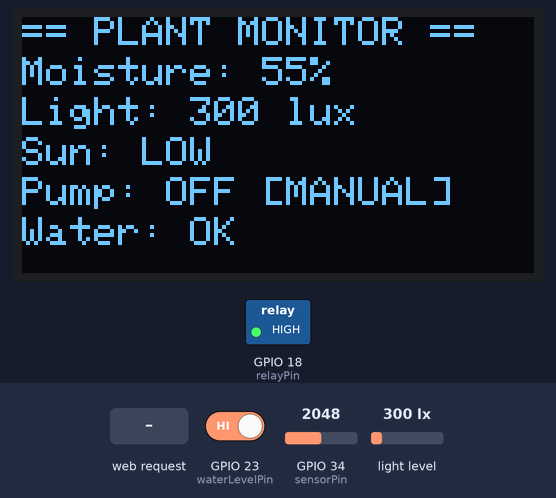
Recording of a sketch running on a simulated ESP32. Shown: 128×64 one-colour display, switched loads named in the sketch (green lamp = pin HIGH). The inputs (shaded band) are chosen by the test bench; at power-on: light level 300 lx, GPIO 34 (sensorPin) = 2048, GPIO 23 (waterLevelPin) HIGH. WiFi joins after 1.5 s; servers stay silent unless stated; a WiFi scan finds three made-up networks; what the sketch prints to the serial monitor is not drawn.

Above: at 4.8 s.
4.9 s: HTTP request GET /toggle received
At 6.4 s:
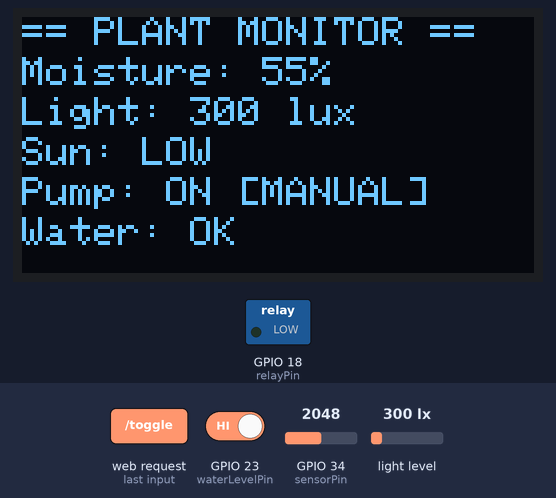
7.2 s: light level set to 980 lx
At 9.0 s:
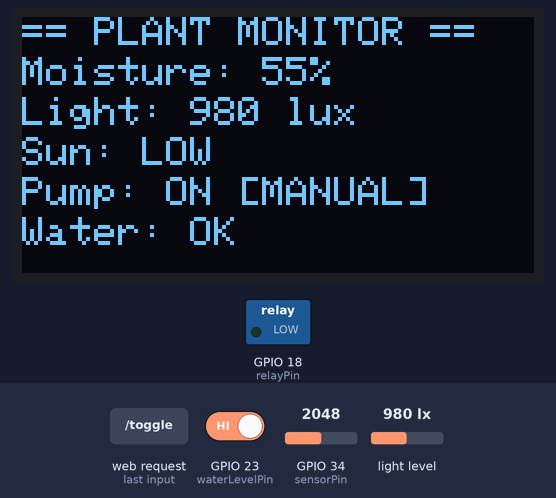
9.3 s: light level set to 1025 lx
At 10.9 s:
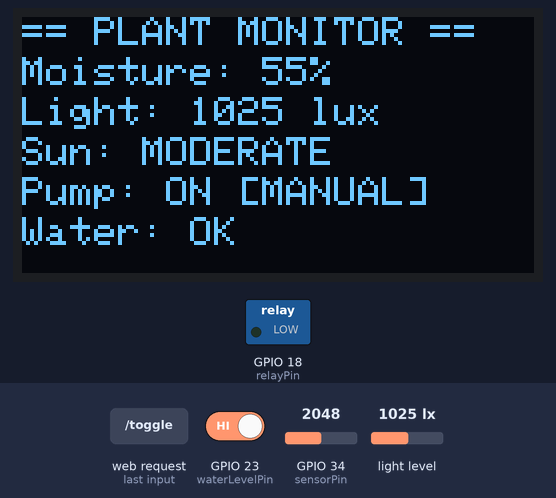
11.4 s: HTTP request GET /mode received
At 12.6 s:
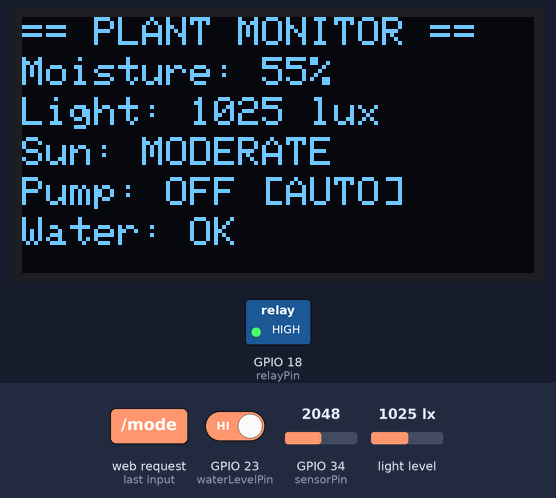
13.4 s: GPIO 34 (sensorPin) set to 2173
At 14.3 s:
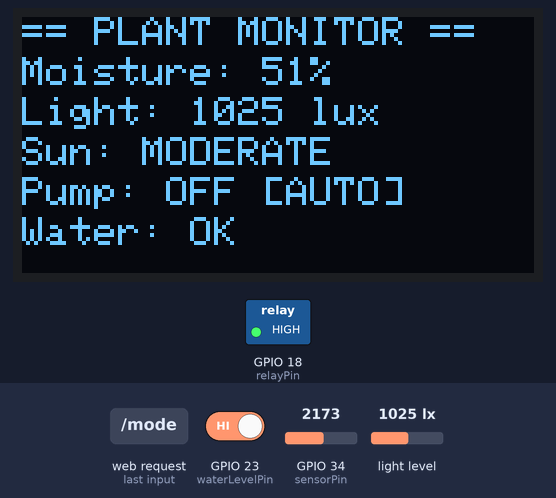
15.5 s: GPIO 34 (sensorPin) set to 2248
At 16.9 s:
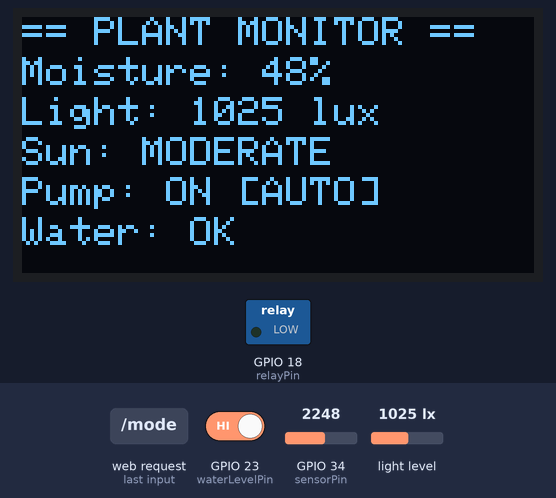
Timing chart, 0 to 18.6 s (numbered marks = the images above; inputs shaded):
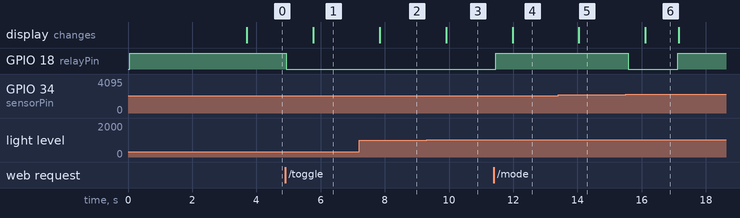

Measured:
- the behaviour switches between 999 and 1000 lx on light level (found by bisection; images 2 and 3)
- the behaviour switches between 2200 and 2201 on GPIO 34 (sensorPin) (found by bisection; images 5 and 6)
- after the input at 4.9 s, GPIO 18 (relayPin): HIGH → LOW at once; the display: changes after 0.87 s (image 1)
- after the input at 7.2 s, the display: changes after 0.64 s (image 2)
- after the input at 9.3 s, the display: changes after 0.61 s (image 3)
- after the input at 11.4 s, GPIO 18 (relayPin): LOW → HIGH after 0.05 s; the display: changes after 0.58 s (image 4)
- after the input at 13.4 s, the display: changes after 0.65 s (image 5)
- after the input at 15.5 s, GPIO 18 (relayPin): HIGH → LOW after 0.09 s, → HIGH 1.5 s later; the display: changes after 0.62 s (image 6)

The sketch:

Plant_Watering_System.ino
```cpp
#include <WiFi.h>
#include <WebServer.h>
#include <Wire.h>
#include <Adafruit_GFX.h>
#include <Adafruit_SSD1306.h>
#include <BH1750.h>

// ========== DISPLAY SETTINGS ==========
#define SCREEN_WIDTH 128
#define SCREEN_HEIGHT 64
#define OLED_RESET -1  // No reset pin
Adafruit_SSD1306 display(SCREEN_WIDTH, SCREEN_HEIGHT, &Wire, OLED_RESET);

// ========== LIGHT SENSOR ==========
BH1750 lightMeter;
float lightLevel = 0;  // Light level in lux

// Light level thresholds (in lux)
const int LIGHT_LOW = 1000;      // Below this = low light
const int LIGHT_GOOD = 10000;    // Above this = good sunlight
// 0-1000 = Low, 1000-10000 = Moderate, 10000+ = Good sunlight

// ========== WIFI SETTINGS ==========
const char* ssid = "";      // Change to match your iPhone name exactly
const char* password = "";   // Your hotspot password

// ========== PIN SETTINGS ==========
const int relayPin = 18;       // GPIO18 for relay (digital output - works fine)
const int sensorPin = 34;      // VP pin - MUST be GPIO 32-39 for ADC1 (works with WiFi)
const int waterLevelPin = 23;  // GPIO23 - HIGH = water OK, LOW = water low

// ========== VARIABLES ==========
float sensorValue = 0;
float moisturePercent = 0;
bool pumpState = false;     // false = OFF, true = ON
bool manualMode = true;     // Start in MANUAL mode so auto doesn't override
bool waterLevelLow = false; // true when water supply is low

// Auto mode status tracking
String autoStatus = "IDLE";      // IDLE, PUMPING, WAITING
int waitSecondsLeft = 0;         // Seconds remaining in wait period

// Swapped back to ACTIVE LOW
#define RELAY_ON LOW
#define RELAY_OFF HIGH

// ========== SENSOR CALIBRATION ==========
// Calibrate these based on YOUR sensor readings:
const int SENSOR_WET = 900;    // Raw value when sensor is in water (100% moisture)
const int SENSOR_DRY = 3500;   // Raw value when sensor is in dry air (0% moisture)
const int DRY_THRESHOLD_PERCENT = 50;  // Pump activates when moisture drops below 50%

// Create web server on port 80
WebServer server(80);

// ========== HTML PAGE ==========
String getHTML() {
  String pumpStatus = pumpState ? "ON" : "OFF";
  String pumpColor = pumpState ? "#4CAF50" : "#f44336";
  String modeStatus = manualMode ? "MANUAL" : "AUTO";
  String modeColor = manualMode ? "#ff9800" : "#2196F3";

  String html = R"rawliteral(
<!DOCTYPE html>
<html>
<head>
  <meta charset="UTF-8">
  <meta name="viewport" content="width=device-width, initial-scale=1">
  <meta http-equiv="refresh" content="3">
  <title>Plant Watering System</title>
  <style>
    @import url('https://fonts.googleapis.com/css2?family=Outfit:wght@300;400;600;700&display=swap');

    * {
      margin: 0;
      padding: 0;
      box-sizing: border-box;
    }

    body {
      font-family: 'Outfit', sans-serif;
      min-height: 100vh;
      background: linear-gradient(135deg, #1a1a2e 0%, #16213e 50%, #0f3460 100%);
      color: #e8e8e8;
      padding: 20px;
    }

    .container {
      max-width: 420px;
      margin: 0 auto;
    }

    h1 {
      text-align: center;
      font-size: 1.8em;
      font-weight: 700;
      margin-bottom: 30px;
    }

    h1 .title-text {
      background: linear-gradient(90deg, #00d9ff, #00ff88);
      -webkit-background-clip: text;
      -webkit-text-fill-color: transparent;
      background-clip: text;
    }

    h1 .emoji {
      -webkit-text-fill-color: initial;
      margin-right: 8px;
    }

    .card {
      background: rgba(255, 255, 255, 0.05);
      backdrop-filter: blur(10px);
      border-radius: 20px;
      padding: 25px;
      margin-bottom: 20px;
      border: 1px solid rgba(255, 255, 255, 0.1);
      box-shadow: 0 8px 32px rgba(0, 0, 0, 0.3);
    }

    .card-title {
      font-size: 0.85em;
      text-transform: uppercase;
      letter-spacing: 2px;
      color: #888;
      margin-bottom: 15px;
    }

    .moisture-display {
      text-align: center;
    }

    .moisture-value {
      font-size: 4em;
      font-weight: 700;
      color: #00ff88;
      text-shadow: 0 0 30px rgba(0, 255, 136, 0.5);
    }

    .moisture-bar {
      height: 12px;
      background: rgba(255, 255, 255, 0.1);
      border-radius: 6px;
      margin-top: 20px;
      overflow: hidden;
    }

    .moisture-fill {
      height: 100%;
      background: linear-gradient(90deg, #f44336, #ff9800, #4CAF50);
      border-radius: 6px;
      transition: width 0.5s ease;
    }

    .raw-value {
      font-size: 0.9em;
      color: #666;
      margin-top: 10px;
    }

    .status-row {
      display: flex;
      justify-content: space-between;
      align-items: center;
      padding: 15px 0;
      border-bottom: 1px solid rgba(255, 255, 255, 0.05);
    }

    .status-row:last-child {
      border-bottom: none;
    }

    .status-label {
      font-size: 1em;
      color: #aaa;
    }

    .status-value {
      font-size: 1.1em;
      font-weight: 600;
      padding: 6px 16px;
      border-radius: 20px;
    }

    a {
      text-decoration: none;
    }

    .btn {
      display: block;
      width: 100%;
      padding: 18px;
      font-size: 1.1em;
      font-weight: 600;
      font-family: 'Outfit', sans-serif;
      border: none;
      border-radius: 15px;
      cursor: pointer;
      transition: all 0.3s ease;
      text-transform: uppercase;
      letter-spacing: 1px;
      margin-bottom: 12px;
    }

    .btn-pump {
      background: linear-gradient(135deg, #00d9ff, #0099cc);
      color: #fff;
      box-shadow: 0 4px 20px rgba(0, 217, 255, 0.4);
    }

    .btn-pump:hover {
      transform: translateY(-2px);
      box-shadow: 0 6px 25px rgba(0, 217, 255, 0.5);
    }

    .btn-mode {
      background: rgba(255, 255, 255, 0.1);
      color: #e8e8e8;
      border: 1px solid rgba(255, 255, 255, 0.2);
    }

    .btn-mode:hover {
      background: rgba(255, 255, 255, 0.15);
    }

    .status-animation {
      position: relative;
    }

    .status-animation.pumping {
      animation: pulse-green 1s infinite;
    }

    .status-animation.waiting {
      animation: pulse-orange 2s infinite;
    }

    @keyframes pulse-green {
      0%, 100% { opacity: 1; }
      50% { opacity: 0.6; }
    }

    @keyframes pulse-orange {
      0%, 100% { transform: scale(1); }
      50% { transform: scale(1.05); }
    }

    .pulse-ring {
      position: absolute;
      top: 50%;
      left: 50%;
      transform: translate(-50%, -50%);
      width: 80px;
      height: 80px;
      border: 3px solid #4CAF50;
      border-radius: 50%;
      animation: ring-pulse 1s infinite;
    }

    @keyframes ring-pulse {
      0% { transform: translate(-50%, -50%) scale(0.8); opacity: 1; }
      100% { transform: translate(-50%, -50%) scale(1.5); opacity: 0; }
    }

    .plant-icon {
      font-size: 3em;
      text-align: center;
      margin-bottom: 10px;
    }
  </style>
</head>
<body>
  <div class="container">
    <h1><span class="emoji">&#127807;</span><span class="title-text">Plant Watering System</span></h1>

    <div class="card">
      <div class="card-title">Soil Moisture</div>
      <div class="moisture-display">
        <div class="moisture-value">)rawliteral";

  html += String(moisturePercent, 0);
  html += R"rawliteral(%</div>
        <div class="moisture-bar">
          <div class="moisture-fill" style="width: )rawliteral";
  html += String(moisturePercent, 0);
  html += R"rawliteral(%;"></div>
        </div>
        <div class="raw-value">Raw sensor: )rawliteral";
  html += String(sensorValue, 0);
  html += R"rawliteral(</div>
      </div>
    </div>

    <div class="card">
      <div class="card-title">System Status</div>
      <div class="status-row">
        <span class="status-label">Pump</span>
        <span class="status-value" style="background: )rawliteral";
  html += pumpColor;
  html += R"rawliteral(; color: #fff;">)rawliteral";
  html += pumpStatus;
  html += R"rawliteral(</span>
      </div>
      <div class="status-row">
        <span class="status-label">Mode</span>
        <span class="status-value" style="background: )rawliteral";
  html += modeColor;
  html += R"rawliteral(; color: #fff;">)rawliteral";
  html += modeStatus;
  html += R"rawliteral(</span>
      </div>
      <div class="status-row">
        <span class="status-label">Water Supply</span>
        <span class="status-value" style="background: )rawliteral";
  html += waterLevelLow ? "#f44336" : "#4CAF50";
  html += R"rawliteral(; color: #fff;">)rawliteral";
  html += waterLevelLow ? "LOW!" : "OK";
  html += R"rawliteral(</span>
      </div>
      <div class="status-row">
        <span class="status-label">Sunlight</span>
        <span class="status-value" style="background: )rawliteral";
  // Color based on light level
  if (lightLevel >= LIGHT_GOOD) {
    html += "#4CAF50";  // Green - good
  } else if (lightLevel >= LIGHT_LOW) {
    html += "#ff9800";  // Orange - moderate
  } else {
    html += "#f44336";  // Red - low
  }
  html += R"rawliteral(; color: #fff;">)rawliteral";
  if (lightLevel >= LIGHT_GOOD) {
    html += "GOOD";
  } else if (lightLevel >= LIGHT_LOW) {
    html += "MODERATE";
  } else {
    html += "LOW";
  }
  html += R"rawliteral(</span>
      </div>
    </div>

    <div class="card">
      <div class="card-title">Light Level</div>
      <div class="moisture-display">
        <div class="moisture-value" style="font-size: 2.5em;">)rawliteral";
  html += String((int)lightLevel);
  html += R"rawliteral(</div>
        <div class="raw-value">lux</div>
      </div>
    </div>
    )rawliteral";

  // Show warning banner if water is low
  if (waterLevelLow) {
    html += R"rawliteral(
    <div class="card" style="background: rgba(244, 67, 54, 0.3); border: 2px solid #f44336;">
      <div style="text-align: center; color: #ff6b6b;">
        <div style="font-size: 2em;">&#9888;</div>
        <div style="font-size: 1.2em; font-weight: 600;">WATER SUPPLY LOW</div>
        <div style="font-size: 0.9em; color: #aaa;">Please refill the water reservoir</div>
      </div>
    </div>
    )rawliteral";
  }

  // Auto mode status card
  if (!manualMode) {
    html += R"rawliteral(
    <div class="card">
      <div class="card-title">Auto Mode Status</div>
      <div style="text-align: center; padding: 10px;">
    )rawliteral";

    if (autoStatus == "PUMPING") {
      html += R"rawliteral(
        <div class="status-animation pumping">
          <div style="font-size: 2em;">&#128167;</div>
          <div style="font-size: 1.3em; color: #4CAF50; font-weight: 600;">PUMPING WATER</div>
          <div class="pulse-ring"></div>
        </div>
      )rawliteral";
    } else if (autoStatus == "WAITING") {
      html += R"rawliteral(
        <div class="status-animation waiting">
          <div style="font-size: 2em;">&#9203;</div>
          <div style="font-size: 1.3em; color: #ff9800; font-weight: 600;">WAITING</div>
          <div style="font-size: 2em; color: #00d9ff; margin-top: 5px;">)rawliteral";
      html += String(waitSecondsLeft);
      html += R"rawliteral(s</div>
          <div style="font-size: 0.9em; color: #888;">until next check</div>
        </div>
      )rawliteral";
    } else {
      html += R"rawliteral(
        <div style="font-size: 2em;">&#9989;</div>
        <div style="font-size: 1.2em; color: #4CAF50;">SOIL MOISTURE OK</div>
        <div style="font-size: 0.9em; color: #888;">No watering needed</div>
      )rawliteral";
    }

    html += R"rawliteral(
      </div>
    </div>
    )rawliteral";
  }

  html += R"rawliteral(
    <div class="card">
      <div class="card-title">Controls</div>
      <a href="/toggle"><button class="btn btn-pump">&#128167; Toggle Pump</button></a>
      <a href="/mode"><button class="btn btn-mode">&#128260; Switch Mode</button></a>
    </div>
  </div>
</body>
</html>
)rawliteral";

  return html;
}

// ========== WEB HANDLERS ==========
void handleRoot() {
  server.send(200, "text/html", getHTML());
}

void handleToggle() {
  manualMode = true;  // Switch to manual when button pressed
  pumpState = !pumpState;
  digitalWrite(relayPin, pumpState ? RELAY_ON : RELAY_OFF);
  Serial.print("TOGGLE pressed! Pump is now: ");
  Serial.println(pumpState ? "ON" : "OFF");
  server.sendHeader("Location", "/");
  server.send(303);
}

void handleMode() {
  manualMode = !manualMode;
  server.sendHeader("Location", "/");
  server.send(303);
}

void handleNotFound() {
  server.send(404, "text/plain", "Not Found");
}

// ========== SETUP ==========
void setup() {
  Serial.begin(115200);

  // Initialize OLED display
  if(!display.begin(SSD1306_SWITCHCAPVCC, 0x3C)) {
    Serial.println("SSD1306 display not found!");
  } else {
    Serial.println("OLED display initialized!");
    display.clearDisplay();
    display.setTextSize(1);
    display.setTextColor(SSD1306_WHITE);
    display.setCursor(0, 0);
    display.println("Plant Watering");
    display.println("System Starting...");
    display.display();
  }

  // Initialize BH1750 light sensor
  if (lightMeter.begin(BH1750::CONTINUOUS_HIGH_RES_MODE)) {
    Serial.println("BH1750 light sensor initialized!");
  } else {
    Serial.println("BH1750 light sensor not found!");
  }

  // Setup pins
  pinMode(relayPin, OUTPUT);
  pinMode(sensorPin, INPUT);
  pinMode(waterLevelPin, INPUT);
  digitalWrite(relayPin, RELAY_OFF);

  // Connect to WiFi
  Serial.println();
  Serial.println("==== WiFi Debug Info ====");
  Serial.print("Looking for network: [");
  Serial.print(ssid);
  Serial.println("]");
  Serial.println("=========================");

  WiFi.mode(WIFI_STA);
  WiFi.disconnect();
  delay(100);

  // Scan for available networks
  Serial.println("Scanning for WiFi networks...");
  int n = WiFi.scanNetworks();
  Serial.print("Found ");
  Serial.print(n);
  Serial.println(" networks:");
  for (int i = 0; i < n; i++) {
    Serial.print("  ");
    Serial.print(i + 1);
    Serial.print(") ");
    Serial.print(WiFi.SSID(i));
    Serial.print(" (Signal: ");
    Serial.print(WiFi.RSSI(i));
    Serial.println(" dBm)");
  }
  Serial.println();

  Serial.print("Attempting to connect to: ");
  Serial.println(ssid);

  WiFi.begin(ssid, password);

  int attempts = 0;
  while (WiFi.status() != WL_CONNECTED && attempts < 40) {
    delay(500);
    Serial.print(".");
    attempts++;
  }

  Serial.println();
  if (WiFi.status() == WL_CONNECTED) {
    Serial.println("===== SUCCESS! CONNECTED! =====");
    Serial.print("IP Address: ");
    Serial.println(WiFi.localIP());
    Serial.println("================================");
  } else {
    Serial.println("===== CONNECTION FAILED =====");
    Serial.print("Status: ");
    Serial.println(WiFi.status());
    Serial.println("1=NO_SSID_AVAIL, 4=CONNECT_FAILED, 6=DISCONNECTED");
    Serial.println("Make sure hotspot name matches EXACTLY (case-sensitive)!");
    Serial.println("=============================");
  }
  // Setup web server routes
  server.on("/", handleRoot);
  server.on("/toggle", handleToggle);
  server.on("/mode", handleMode);
  server.onNotFound(handleNotFound);

  server.begin();
  Serial.println("Web server started!");
}

// ========== LOOP ==========
void loop() {
  // Handle web requests
  server.handleClient();

  // Read moisture sensor
  sensorValue = analogRead(sensorPin);

  // Read water level sensor (HIGH = water OK, LOW = water low)
  waterLevelLow = digitalRead(waterLevelPin) == LOW;

  // Read light sensor
  lightLevel = lightMeter.readLightLevel();

  // Calculate moisture % using calibration values
  // Map: SENSOR_WET (900) = 100%, SENSOR_DRY (3500) = 0%
  moisturePercent = 100.0 - (((sensorValue - SENSOR_WET) / (float)(SENSOR_DRY - SENSOR_WET)) * 100.0);
  if (moisturePercent < 0) moisturePercent = 0;
  if (moisturePercent > 100) moisturePercent = 100;

  // Auto mode: control pump based on moisture with timed cycles
  static unsigned long pumpStartTime = 0;    // When pump started
  static unsigned long lastWaterTime = 0;    // When last watering cycle ended
  static bool isWatering = false;            // Currently in a watering cycle?

  const unsigned long PUMP_DURATION = 1500;  // Run pump for 1.5 seconds
  const unsigned long WAIT_DURATION = 60000; // Wait 60 seconds before re-evaluating

  if (!manualMode) {
    unsigned long currentTime = millis();

    if (isWatering) {
      // Currently watering - check if 1.5 seconds have passed
      autoStatus = "PUMPING";
      waitSecondsLeft = 0;
      if (currentTime - pumpStartTime >= PUMP_DURATION) {
        // Stop pump after 1.5 seconds
        pumpState = false;
        digitalWrite(relayPin, RELAY_OFF);
        isWatering = false;
        lastWaterTime = currentTime;
        Serial.println("AUTO: Pump stopped. Waiting 60 seconds...");
      }
    } else {
      // Not currently watering - check if we should start
      if (moisturePercent >= DRY_THRESHOLD_PERCENT) {
        // Soil is wet enough (above 50%) - do nothing
        autoStatus = "IDLE";
        waitSecondsLeft = 0;
        pumpState = false;
        digitalWrite(relayPin, RELAY_OFF);
      } else if (currentTime - lastWaterTime >= WAIT_DURATION || lastWaterTime == 0) {
        // Soil is dry AND 60 seconds have passed (or first run)
        autoStatus = "PUMPING";
        pumpState = true;
        digitalWrite(relayPin, RELAY_ON);
        isWatering = true;
        pumpStartTime = currentTime;
        Serial.println("AUTO: Soil dry! Pumping for 1.5 seconds...");
      } else {
        // Soil is dry but still waiting
        autoStatus = "WAITING";
        unsigned long elapsed = currentTime - lastWaterTime;
        waitSecondsLeft = (WAIT_DURATION - elapsed) / 1000;
      }
    }
  } else {
    autoStatus = "MANUAL";
    waitSecondsLeft = 0;
  }

  // Update display and serial output (every ~1 second)
  static unsigned long lastPrint = 0;
  if (millis() - lastPrint > 1000) {
    lastPrint = millis();

    // Update OLED display
    display.clearDisplay();
    display.setTextSize(1);  // Small text (6x8 pixels per char)

    // Line 1: Title
    display.setCursor(0, 0);
    display.print("== PLANT MONITOR ==");

    // Line 2: Moisture
    display.setCursor(0, 10);
    display.print("Moisture: ");
    display.print((int)moisturePercent);
    display.print("%");

    // Line 3: Light
    display.setCursor(0, 20);
    display.print("Light: ");
    display.print((int)lightLevel);
    display.print(" lux");

    // Line 4: Light status
    display.setCursor(0, 30);
    display.print("Sun: ");
    if (lightLevel >= LIGHT_GOOD) {
      display.print("GOOD");
    } else if (lightLevel >= LIGHT_LOW) {
      display.print("MODERATE");
    } else {
      display.print("LOW");
    }

    // Line 5: Pump status
    display.setCursor(0, 40);
    display.print("Pump: ");
    display.print(pumpState ? "ON" : "OFF");
    display.print(" [");
    display.print(manualMode ? "MANUAL" : "AUTO");
    display.print("]");

    // Line 6: Water supply
    display.setCursor(0, 50);
    display.print("Water: ");
    display.print(waterLevelLow ? "!! LOW !!" : "OK");

    display.display();

    // Serial debug
    Serial.print("Pump: ");
    Serial.print(pumpState ? "ON" : "OFF");
    Serial.print(" | Mode: ");
    Serial.print(manualMode ? "MANUAL" : "AUTO");
    Serial.print(" | Moisture: ");
    Serial.print((int)moisturePercent);
    Serial.println("%");
  }
  delay(100);  // Small delay for web responsiveness
}
```
